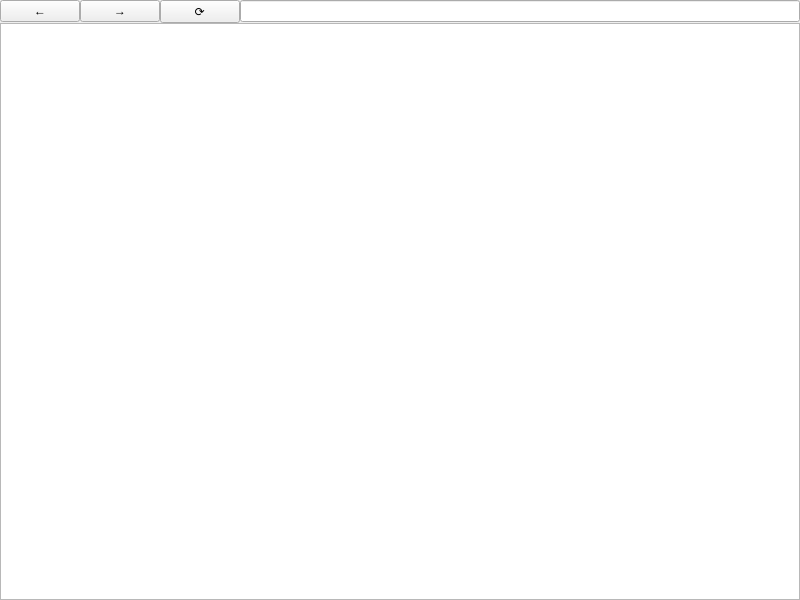
<?xml version="1.0" encoding="UTF-8"?>
<ui version="4.0">
 <class>MainWindow</class>
 <widget class="QMainWindow" name="MainWindow">
  <property name="geometry">
   <rect>
    <x>0</x>
    <y>0</y>
    <width>800</width>
    <height>600</height>
   </rect>
  </property>
  <property name="windowTitle">
   <string>Castor</string>
  </property>
  <widget class="QWidget" name="centralwidget">
   <layout class="QVBoxLayout" name="verticalLayout">
    <property name="spacing">
     <number>0</number>
    </property>
    <property name="leftMargin">
     <number>0</number>
    </property>
    <property name="topMargin">
     <number>0</number>
    </property>
    <property name="rightMargin">
     <number>0</number>
    </property>
    <property name="bottomMargin">
     <number>0</number>
    </property>
    <item>
     <layout class="QHBoxLayout" name="horizontalLayout">
      <item>
       <widget class="QPushButton" name="back_button">
        <property name="text">
         <string>←</string>
        </property>
       </widget>
      </item>
      <item>
       <widget class="QPushButton" name="forward_button">
        <property name="text">
         <string>→</string>
        </property>
       </widget>
      </item>
      <item>
       <widget class="QPushButton" name="refresh_button">
        <property name="text">
         <string>⟳</string>
        </property>
       </widget>
      </item>
      <item>
       <widget class="QLineEdit" name="url_input"/>
      </item>
     </layout>
    </item>
    <item>
     <widget class="QTextBrowser" name="content"/>
    </item>
   </layout>
  </widget>
 </widget>
 <resources/>
 <connections/>
</ui>
